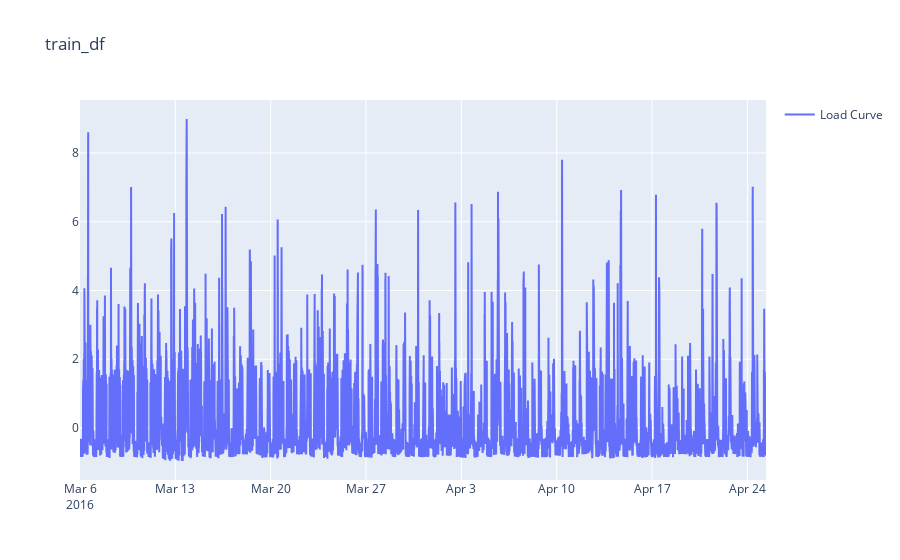

The notebook cell this image was saved under:
### Markdown cell above
### Visualize ``train_df``

### Code cell
if STRATEGY == "device":
    fig = go.Figure()
    fig.add_trace(go.Scatter(x=resampled_device_train_df_h1.index, y=resampled_device_train_df_h1['mains'], name='Load Curve'))
    fig.update_layout(showlegend=True, title='resampled_device_train_df')
    fig.show()
    
if STRATEGY == "label":
    fig = go.Figure()
    fig.add_trace(go.Scatter(x=resampled_label_train_df_h1.index, y=resampled_label_train_df_h1['mains'], name='Load Curve'))
    fig.update_layout(showlegend=True, title='resampled_label_train_df')
    fig.show()
    
if STRATEGY == "off_peak_time":
    fig = go.Figure()
    fig.add_trace(go.Scatter(x=train_df_h1.index, y=train_df_h1['mains'], name='Load Curve'))
    fig.update_layout(showlegend=True, title='train_df')
    fig.show()

### Figure 1 — Plotly figure (JSON) as saved in the notebook; plotly's stock layout.template omitted (floating-point values rounded to 4 significant figures; data arrays with more than 128 entries replaced by an {"elided": "..."} marker saying what was removed)
{"data": [{"name": "Load Curve", "type": "scatter", "x": {"elided": "48352 str values"}, "y": {"elided": "48352 float values"}}], "layout": {"showlegend": true, "title": {"text": "train_df"}}}
